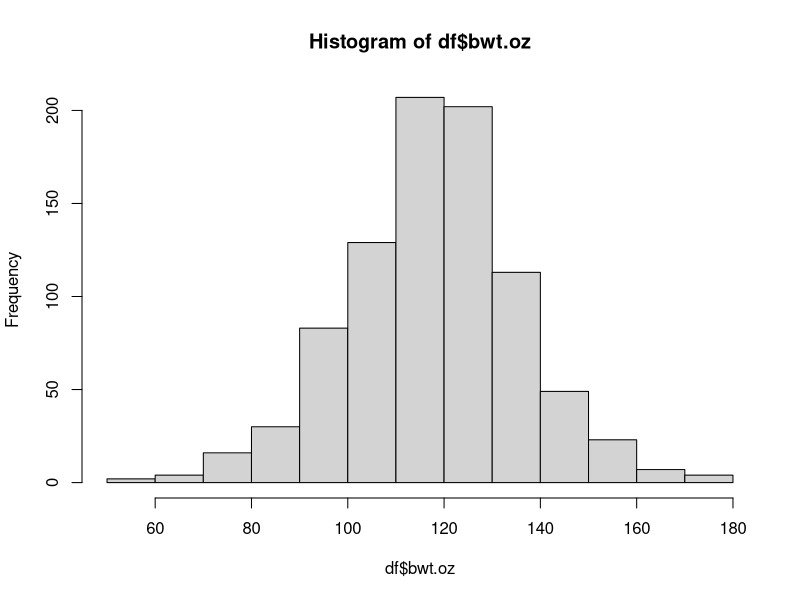
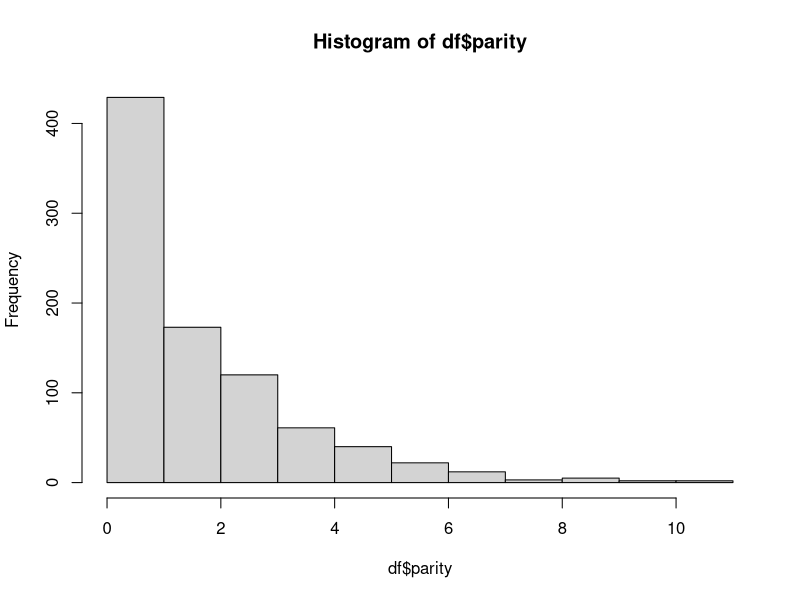
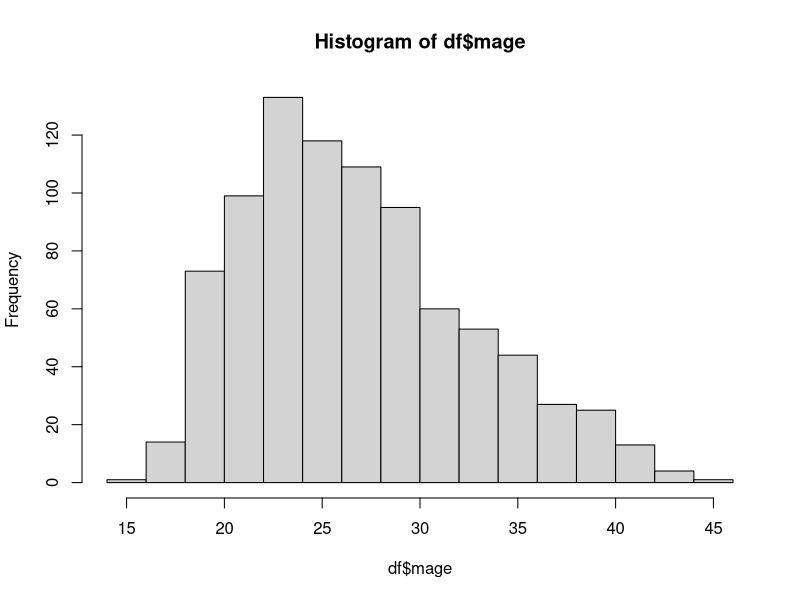
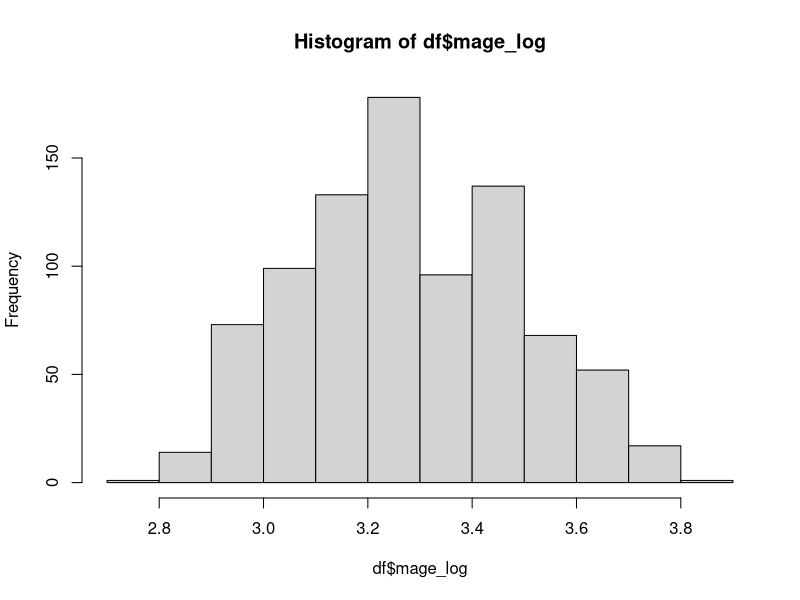
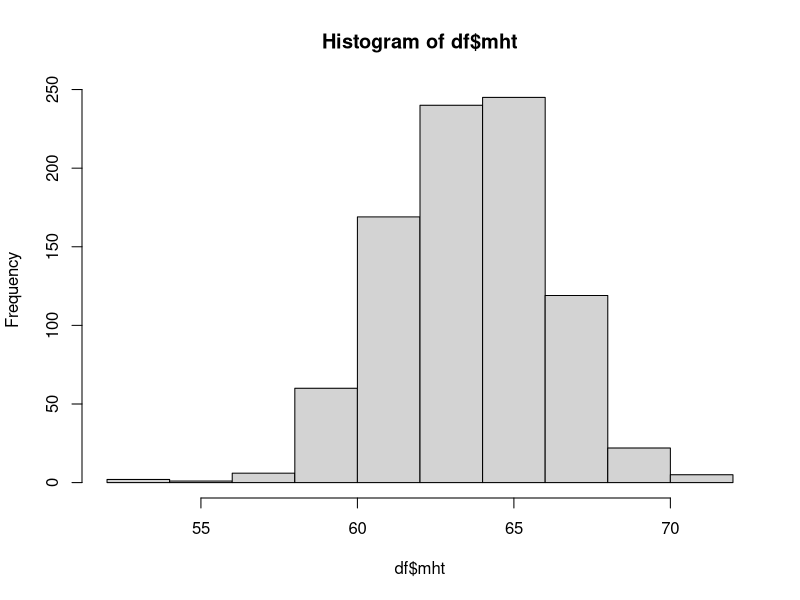
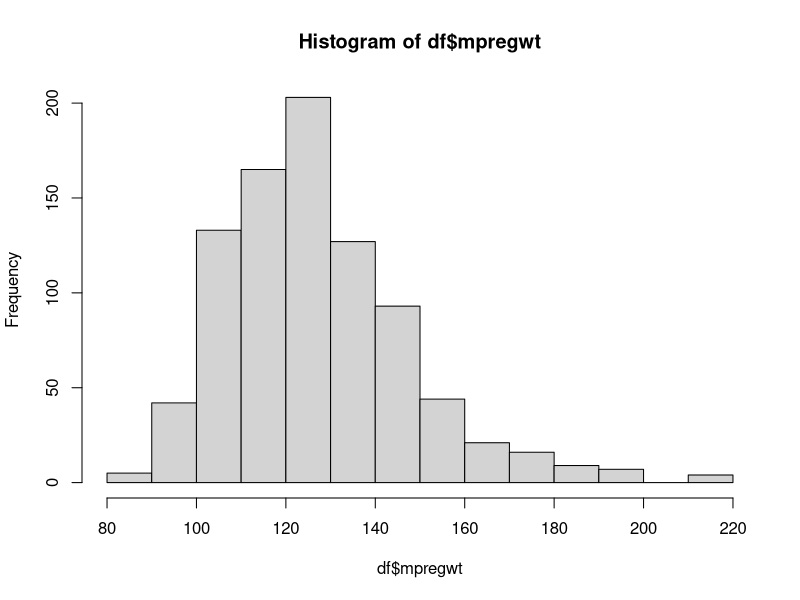
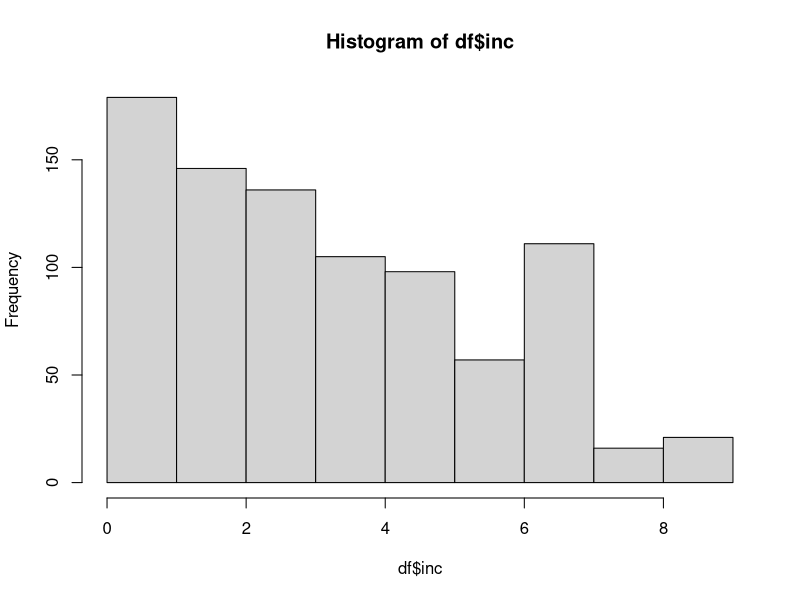
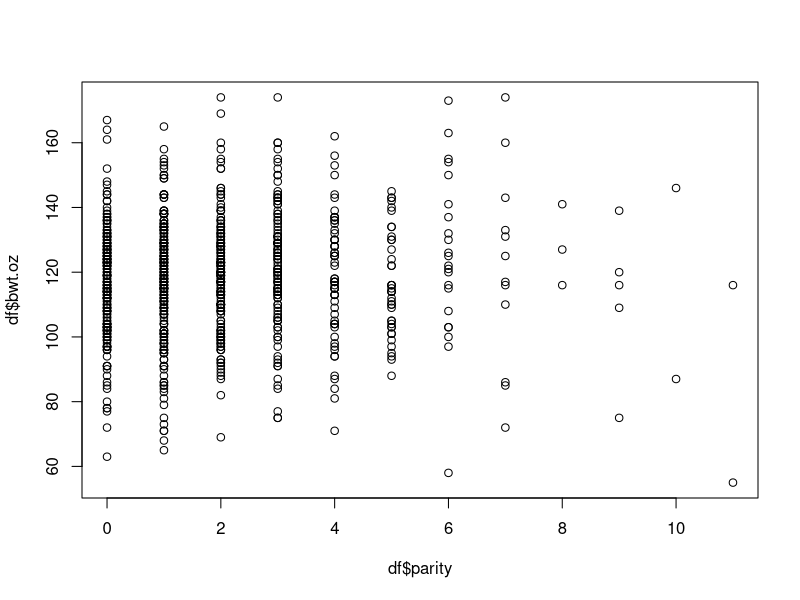

R code for these plots, in order:
## ---- chunk 1

options(warn=-1)
options(xtable.comment = FALSE)


library(ggplot2)
library(xtable)
library(rms)


## ---- chunk 2

rm(list = ls())

df <- read.csv("OldFaithful.csv", stringsAsFactors = FALSE, sep = "," ,dec="," )
df$Duration <- as.double(df$Duration)
df$DurationCent <- df$Duration - mean(df$Duration)
## ---- chunk 3

model <- lm(Interval~DurationCent, data=df)

## ---- chunk 4

xtable(model)

#par(mfrow=c(2,2))
#plot(model, which = 1, col=c("blue4"))
#plot(model, which = 2, col=c("blue4"))
#plot(model, which = 3, col=c("blue4"))
#plot(model, which = 5, col=c("blue4"))

## ---- chunk 5

xtable(confint(model))

## ---- chunk 6
df$Date <- as.factor(df$Date)

model_withday <- lm(Interval~DurationCent+Date, data=df)

## ---- chunk 7

ftest_result <- anova(model, model_withday)

xtable(ftest_result)
## ---- chunk 8

set.seed(123) # use whatever number you want

new_df <- df[sample(nrow(df)),]
# Define the number of folds you want
K <- 10
# Define a matrix to save your results into
RSME <- matrix(0,nrow=K,ncol=1)
# Split the row indexes into k equal parts
kth_fold <- cut(seq(1,nrow(df)),breaks=K,labels=FALSE)
# Now write the for loop for the k-fold cross validation


for(k in 1:K){
  # Split your data into the training and test datasets
  test_index <- which(kth_fold==k)
  train <- df[-test_index,]
  test <- df[test_index,]
  
  y_test_pred <- predict(model_withday, test)
  testMSE <- mean((df$Interval- y_test_pred)^2);
  # Now that you've split the data, 
  RSME[k,] <- sqrt(testMSE)
}

RSME_withday = mean(RSME)


for(k in 1:K){
  # Split your data into the training and test datasets
  test_index <- which(kth_fold==k)
  train <- df[-test_index,]
  test <- df[test_index,]
  
  y_test_pred <- predict(model, test)
  testMSE <- mean((df$Interval- y_test_pred)^2);
  # Now that you've split the data, 
  RSME[k,] <- sqrt(testMSE)
}

RSME_normal = mean(RSME)
#RSME_withday
## ---- chunk 9

rm(list = ls())

df <- read.csv("smoking.csv", stringsAsFactors = FALSE, sep = "," ,dec="," )

#Remove gestation
df = subset(df, select = -c(date, gestation))

# collapse race categories from 0 - 5 into one category for race = white
df[df$mrace < 6, ]$mrace = 5
df[df$med <= 7 & df$med >= 6, ]$med = 7


# Factorize 
df$med   <- as.factor(df$med)
df$mrace <- as.factor(df$mrace)
df$smoke <- as.factor(df$smoke)

df$parityCent <- df$parity - mean(df$parity)
df$mageCent <- df$mage - mean(df$mage)
df$mhtCent <- df$mht - mean(df$mht)
df$mpregwtCent <- df$mpregwt - mean(df$mpregwt)


## ---- chunk 10

hist(df$bwt.oz)
# Conclude:  df$bwt.oz is normal distribution 


hist(df$parity)
#df$parity_log <- log(df$parity)
#hist(df$parity_log)

hist(df$mage)
df$mage_log <- log(df$mage)
hist(df$mage_log)

hist(df$mht)
hist(df$mpregwt)
hist(df$inc)

## ---- chunk 11

# Plot 

plot(y = df$bwt.oz, x = df$parity) 
plot(y = df$bwt.oz, x = df$mage_log) 
plot(y = df$bwt.oz, x = df$mht) 
plot(y = df$bwt.oz, x = df$mpregwt) 
plot(y = df$bwt.oz, x = df$inc) 

# Terriable no linear relation ship

## ---- chunk 12

boxplot(bwt.oz~smoke,  data=df)
boxplot(bwt.oz~med,  data=df)
boxplot(bwt.oz~mrace,  data=df)

## ---- chunk 13

ggplot(df,aes(x=parity, y=bwt.oz)) +
  geom_point(alpha = .5,colour="blue4") +
  geom_smooth(method="lm",col="red3") + theme_classic() +
  facet_wrap( ~ med) 

## ---- chunk 14

ggplot(df,aes(x=parity, y=bwt.oz)) +
  geom_point(alpha = .5,colour="blue4") +
  geom_smooth(method="lm",col="red3") + theme_classic() +
  facet_wrap( ~ mrace) 

## ---- chunk 15

ggplot(df,aes(x=parity, y=bwt.oz)) +
  geom_point(alpha = .5,colour="blue4") +
  geom_smooth(method="lm",col="red3") + theme_classic() +
  facet_wrap( ~ smoke) 

## ---- chunk 16

ggplot(df,aes(x=mage, y=bwt.oz)) +
  geom_point(alpha = .5,colour="blue4") +
  geom_smooth(method="lm",col="red3") + theme_classic() +
  facet_wrap( ~ med) 

## ---- chunk 17

ggplot(df,aes(x=mht, y=bwt.oz)) +
  geom_point(alpha = .5,colour="blue4") +
  geom_smooth(method="lm",col="red3") + theme_classic() +
  facet_wrap( ~ med) 

## ---- chunk 18

ggplot(df,aes(x=mpregwt, y=bwt.oz)) +
  geom_point(alpha = .5,colour="blue4") +
  geom_smooth(method="lm",col="red3") + theme_classic() +
  facet_wrap( ~ med) 

## ---- chunk 19

ggplot(df,aes(x=inc, y=bwt.oz)) +
  geom_point(alpha = .5,colour="blue4") +
  geom_smooth(method="lm",col="red3") + theme_classic() +
  facet_wrap( ~ med) 

## ---- chunk 20

ggplot(df,aes(x=inc, y=bwt.oz)) +
  geom_point(alpha = .5,colour="blue4") +
  geom_smooth(method="lm",col="red3") + theme_classic() +
  facet_wrap( ~ mrace) 

## ---- chunk 21

ggplot(df,aes(x=parity, y=bwt.oz)) +
  geom_point(alpha = .5,colour="blue4") +
  geom_smooth(method="lm",col="red3") + theme_classic() +
  facet_wrap( ~ mrace) 

## ---- chunk 22

ggplot(df,aes(x=mht, y=bwt.oz)) +
  geom_point(alpha = .5,colour="blue4") +
  geom_smooth(method="lm",col="red3") + theme_classic() +
  facet_wrap( ~ mrace) 

## ---- chunk 23

ggplot(df,aes(x=mpregwt, y=bwt.oz)) +
  geom_point(alpha = .5,colour="blue4") +
  geom_smooth(method="lm",col="red3") + theme_classic() +
  facet_wrap( ~ mrace) 

## ---- chunk 24

# 
raw_model_1 <- lm(bwt.oz ~ parity + mrace + mage_log + med + mht + mpregwt + inc + smoke, data=df)

raw_model_1 <- lm(bwt.oz ~ parity + mrace + mage_log + mht + mpregwt + inc + smoke, data=df)


raw_model_2 <- lm(bwt.oz ~ parity + mrace*mht + mage_log + mpregwt  + smoke, data=df)

raw_model_3 <- lm(bwt.oz ~ parity + smoke  + mage_log + mpregwt  + mht, data=df)

## ---- chunk 25

#model_null <- lm(bwt.oz~1,data=df)
#raw_full <- lm(bwt.oz ~ parity + mrace + mage_log + med + mht + mpregwt + inc + smoke, data=df)
#
#Model_forward_aic <- step(model_null, scope = formula(raw_full),direction="forward",trace=0)
#
#Model_forward_bic <- step(model_null, scope = formula(raw_full),direction="forward",trace=0, k = #log(n))
#
#
#Model_back_aic <- step(raw_full, direction="backward",trace=0)
#
#Model_back_bic <- step(raw_full, direction="backward",trace=0, k = log(n))
#
#Model_both_aic <- step(model_null, scope = formula(raw_full),direction="both",trace=0)
#
#Model_both_bic <- step(model_null, scope = formula(raw_full),direction="both",trace=0, k = #log(n))

final_model = lm(formula = bwt.oz ~ smoke + mht + mrace + mpregwt + parity, data = df)

# TO Answer :2
#What is a likely range for the difference in birth weights for smokers and non-smokers?
# confint(final_model) 

# TO Answer :3
#
#Is there any evidence that the association between smoking and birth weight differs by mother’s #race? If so, characterize those differences.

ggplot(df,aes(x=smoke, y=bwt.oz, fill=smoke)) +
  geom_boxplot()  +
  scale_fill_brewer(palette="Blues") +
  theme_classic() + theme(legend.position="none") +
  facet_wrap( ~ mrace)

## ---- chunk 26

plot(y = df$bwt.oz, x = log(df$parity), main = "Fig. 1") 
plot(y = df$bwt.oz, x = df$mage, main = "Fig. 2") 
plot(y = df$bwt.oz, x = df$mht, main = "Fig. 3") 
plot(y = df$bwt.oz, x = df$mpregwt, main = "Fig. 4") 
plot(y = df$bwt.oz, x = log(df$inc), main = "Fig. 5") 
boxplot(bwt.oz~smoke,  data=df, main = "Fig. 6")
boxplot(bwt.oz~med,  data=df, main = "Fig. 7")
boxplot(bwt.oz~mrace,  data=df, main = "Fig. 8")

## ---- chunk 27



ggplot(df,aes(x=parity, y=bwt.oz)) +
  geom_point(alpha = .5,colour="grey") +
  geom_smooth(method="lm",col="red3") + theme_classic() +
  facet_wrap( ~ smoke) 

ggplot(df,aes(x=mage, y=bwt.oz)) +
  geom_point(alpha = .5,colour="grey") +
  geom_smooth(method="lm",col="red3") + theme_classic() +
  facet_wrap( ~ smoke) 

ggplot(df,aes(x=mht, y=bwt.oz)) +
  geom_point(alpha = .5,colour="grey") +
  geom_smooth(method="lm",col="red3") + theme_classic() +
  facet_wrap( ~ smoke) 

ggplot(df,aes(x=mpregwt, y=bwt.oz)) +
  geom_point(alpha = .5,colour="grey") +
  geom_smooth(method="lm",col="red3") + theme_classic() +
  facet_wrap( ~ smoke) 

ggplot(df,aes(x=inc, y=bwt.oz)) +
  geom_point(alpha = .5,colour="grey") +
  geom_smooth(method="lm",col="red3") + theme_classic() +
  facet_wrap( ~ smoke) 


ggplot(df,aes(x=smoke, y=bwt.oz, fill=smoke)) +
  geom_boxplot()  +
  scale_fill_brewer(palette="Blues") +
  theme_classic() + theme(legend.position="none") +
  facet_wrap( ~ mrace)

ggplot(df,aes(x=smoke, y=bwt.oz, fill=smoke)) +
  geom_boxplot()  +
  scale_fill_brewer(palette="Blues") +
  theme_classic() + theme(legend.position="none") +
  facet_wrap( ~ med)
